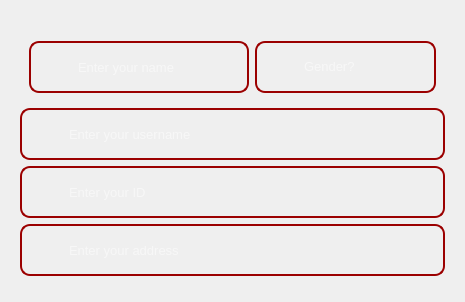
      <widget class="QWidget" name="page_2">
       <layout class="QVBoxLayout" name="verticalLayout_9">
        <item>
         <widget class="QWidget" name="widget_8" native="true">
          <widget class="QLabel" name="label_9">
           <property name="geometry">
            <rect>
             <x>50</x>
             <y>0</y>
             <width>271</width>
             <height>51</height>
            </rect>
           </property>
           <property name="font">
            <font>
             <pointsize>20</pointsize>
             <italic>false</italic>
             <bold>true</bold>
            </font>
           </property>
           <property name="styleSheet">
            <string notr="true">color: black</string>
           </property>
           <property name="text">
            <string>Library Management</string>
           </property>
          </widget>
          <widget class="QLabel" name="label_18">
           <property name="geometry">
            <rect>
             <x>90</x>
             <y>50</y>
             <width>191</width>
             <height>41</height>
            </rect>
           </property>
           <property name="font">
            <font>
             <pointsize>18</pointsize>
             <bold>true</bold>
            </font>
           </property>
           <property name="styleSheet">
            <string notr="true">color: #9B0000</string>
           </property>
           <property name="text">
            <string>Forgot password</string>
           </property>
          </widget>
         </widget>
        </item>
        <item>
         <widget class="QWidget" name="widget_12" native="true">
          <widget class="QLabel" name="label_25">
           <property name="geometry">
            <rect>
             <x>10</x>
             <y>50</y>
             <width>351</width>
             <height>21</height>
            </rect>
           </property>
           <property name="font">
            <font>
             <pointsize>11</pointsize>
             <italic>true</italic>
            </font>
           </property>
           <property name="styleSheet">
            <string notr="true">color: black</string>
           </property>
           <property name="text">
            <string>Fill in correctly your information to get your password.</string>
           </property>
          </widget>
          <widget class="QWidget" name="widget_13" native="true">
           <property name="geometry">
            <rect>
             <x>0</x>
             <y>0</y>
             <width>139</width>
             <height>42</height>
            </rect>
           </property>
           <layout class="QHBoxLayout" name="horizontalLayout_20">
            <item>
             <widget class="QLabel" name="label_26">
              <property name="text">
               <string/>
              </property>
              <property name="pixmap">
               <pixmap resource="Resource.qrc">:/WhiteIcons/Resource/White/alert-circle.svg</pixmap>
              </property>
             </widget>
            </item>
            <item>
             <widget class="QLabel" name="label_24">
              <property name="font">
               <font>
                <pointsize>13</pointsize>
                <italic>false</italic>
                <bold>true</bold>
               </font>
              </property>
              <property name="styleSheet">
               <string notr="true">color: blue;</string>
              </property>
              <property name="text">
               <string>Instruction:</string>
              </property>
             </widget>
            </item>
           </layout>
          </widget>
          <widget class="QLabel" name="label_30">
           <property name="geometry">
            <rect>
             <x>10</x>
             <y>80</y>
             <width>351</width>
             <height>21</height>
            </rect>
           </property>
           <property name="font">
            <font>
             <pointsize>11</pointsize>
             <italic>true</italic>
            </font>
           </property>
           <property name="styleSheet">
            <string notr="true">color: black</string>
           </property>
           <property name="text">
            <string>Enter &quot;0&quot; in Gender if you are Male, enter &quot;1&quot; otherwise.</string>
           </property>
          </widget>
         </widget>
        </item>
        <item>
         <widget class="QWidget" name="widget_9" native="true">
          <layout class="QVBoxLayout" name="verticalLayout_8">
           <item>
            <widget class="QWidget" name="widget_10" native="true">
             <layout class="QHBoxLayout" name="horizontalLayout_14">
              <item>
               <widget class="QFrame" name="frame_14">
                <property name="minimumSize">
                 <size>
                  <width>220</width>
                  <height>0</height>
                 </size>
                </property>
                <property name="maximumSize">
                 <size>
                  <width>500</width>
                  <height>200</height>
                 </size>
                </property>
                <property name="styleSheet">
                 <string notr="true">#frame_14{
border-radius: 10px;
border: 2px solid #9B0000;
}</string>
                </property>
                <property name="frameShape">
                 <enum>QFrame::StyledPanel</enum>
                </property>
                <property name="frameShadow">
                 <enum>QFrame::Raised</enum>
                </property>
                <layout class="QHBoxLayout" name="horizontalLayout_15">
                 <item>
                  <widget class="QLabel" name="label_19">
                   <property name="minimumSize">
                    <size>
                     <width>30</width>
                     <height>30</height>
                    </size>
                   </property>
                   <property name="maximumSize">
                    <size>
                     <width>30</width>
                     <height>30</height>
                    </size>
                   </property>
                   <property name="text">
                    <string/>
                   </property>
                   <property name="pixmap">
                    <pixmap resource="Resource.qrc">:/WhiteIcons/Resource/White/user.svg</pixmap>
                   </property>
                   <property name="scaledContents">
                    <bool>true</bool>
                   </property>
                  </widget>
                 </item>
                 <item>
                  <widget class="QLineEdit" name="fullName_2">
                   <property name="minimumSize">
                    <size>
                     <width>0</width>
                     <height>30</height>
                    </size>
                   </property>
                   <property name="font">
                    <font>
                     <pointsize>10</pointsize>
                    </font>
                   </property>
                   <property name="styleSheet">
                    <string notr="true">color: white;
background-color: transparent;
border: none</string>
                   </property>
                   <property name="placeholderText">
                    <string>Enter your name</string>
                   </property>
                  </widget>
                 </item>
                </layout>
               </widget>
              </item>
              <item>
               <widget class="QFrame" name="frame_15">
                <property name="minimumSize">
                 <size>
                  <width>110</width>
                  <height>0</height>
                 </size>
                </property>
                <property name="styleSheet">
                 <string notr="true">#frame_15{
border-radius: 10px;
border: 2px solid #9B0000;
}</string>
                </property>
                <property name="frameShape">
                 <enum>QFrame::StyledPanel</enum>
                </property>
                <property name="frameShadow">
                 <enum>QFrame::Raised</enum>
                </property>
                <layout class="QHBoxLayout" name="horizontalLayout_16">
                 <item>
                  <widget class="QLabel" name="label_20">
                   <property name="minimumSize">
                    <size>
                     <width>30</width>
                     <height>30</height>
                    </size>
                   </property>
                   <property name="maximumSize">
                    <size>
                     <width>30</width>
                     <height>30</height>
                    </size>
                   </property>
                   <property name="styleSheet">
                    <string notr="true"/>
                   </property>
                   <property name="text">
                    <string/>
                   </property>
                   <property name="pixmap">
                    <pixmap resource="Resource.qrc">:/WhiteIcons/Resource/White/users.svg</pixmap>
                   </property>
                   <property name="scaledContents">
                    <bool>true</bool>
                   </property>
                  </widget>
                 </item>
                 <item>
                  <widget class="QLineEdit" name="gender_2">
                   <property name="font">
                    <font>
                     <pointsize>10</pointsize>
                    </font>
                   </property>
                   <property name="styleSheet">
                    <string notr="true">color: white;
background-color: transparent;
border: none</string>
                   </property>
                   <property name="echoMode">
                    <enum>QLineEdit::Normal</enum>
                   </property>
                   <property name="placeholderText">
                    <string>Gender?</string>
                   </property>
                  </widget>
                 </item>
                </layout>
               </widget>
              </item>
             </layout>
            </widget>
           </item>
           <item>
            <widget class="QFrame" name="frame_18">
             <property name="minimumSize">
              <size>
               <width>250</width>
               <height>0</height>
              </size>
             </property>
             <property name="maximumSize">
              <size>
               <width>2000</width>
               <height>200</height>
              </size>
             </property>
             <property name="styleSheet">
              <string notr="true">#frame_18{
border-radius: 10px;
border: 2px solid #9B0000;
}</string>
             </property>
             <property name="frameShape">
              <enum>QFrame::StyledPanel</enum>
             </property>
             <property name="frameShadow">
              <enum>QFrame::Raised</enum>
             </property>
             <layout class="QHBoxLayout" name="horizontalLayout_19">
              <item>
               <widget class="QLabel" name="label_23">
                <property name="minimumSize">
                 <size>
                  <width>30</width>
                  <height>30</height>
                 </size>
                </property>
                <property name="maximumSize">
                 <size>
                  <width>30</width>
                  <height>30</height>
                 </size>
                </property>
                <property name="text">
                 <string/>
                </property>
                <property name="pixmap">
                 <pixmap resource="Resource.qrc">:/WhiteIcons/Resource/White/user.svg</pixmap>
                </property>
                <property name="scaledContents">
                 <bool>true</bool>
                </property>
               </widget>
              </item>
              <item>
               <widget class="QLineEdit" name="username_2">
                <property name="minimumSize">
                 <size>
                  <width>0</width>
                  <height>30</height>
                 </size>
                </property>
                <property name="font">
                 <font>
                  <pointsize>10</pointsize>
                 </font>
                </property>
                <property name="styleSheet">
                 <string notr="true">color: white;
background-color: transparent;
border: none</string>
                </property>
                <property name="placeholderText">
                 <string>Enter your username</string>
                </property>
               </widget>
              </item>
             </layout>
            </widget>
           </item>
           <item>
            <widget class="QFrame" name="frame_16">
             <property name="minimumSize">
              <size>
               <width>250</width>
               <height>0</height>
              </size>
             </property>
             <property name="maximumSize">
              <size>
               <width>2000</width>
               <height>200</height>
              </size>
             </property>
             <property name="styleSheet">
              <string notr="true">#frame_16{
border-radius: 10px;
border: 2px solid #9B0000;
}</string>
             </property>
             <property name="frameShape">
              <enum>QFrame::StyledPanel</enum>
             </property>
             <property name="frameShadow">
              <enum>QFrame::Raised</enum>
             </property>
             <layout class="QHBoxLayout" name="horizontalLayout_17">
              <item>
               <widget class="QLabel" name="label_21">
                <property name="minimumSize">
                 <size>
                  <width>30</width>
                  <height>30</height>
                 </size>
                </property>
                <property name="maximumSize">
                 <size>
                  <width>30</width>
                  <height>30</height>
                 </size>
                </property>
                <property name="styleSheet">
                 <string notr="true"/>
                </property>
                <property name="text">
                 <string/>
                </property>
                <property name="pixmap">
                 <pixmap resource="Resource.qrc">:/WhiteIcons/Resource/White/hash.svg</pixmap>
                </property>
                <property name="scaledContents">
                 <bool>true</bool>
                </property>
               </widget>
              </item>
              <item>
               <widget class="QLineEdit" name="id_2">
                <property name="minimumSize">
                 <size>
                  <width>0</width>
                  <height>30</height>
                 </size>
                </property>
                <property name="font">
                 <font>
                  <pointsize>10</pointsize>
                 </font>
                </property>
                <property name="styleSheet">
                 <string notr="true">color: white;
background-color: transparent;
border: none</string>
                </property>
                <property name="placeholderText">
                 <string>Enter your ID</string>
                </property>
               </widget>
              </item>
             </layout>
            </widget>
           </item>
           <item>
            <widget class="QFrame" name="frame_17">
             <property name="minimumSize">
              <size>
               <width>250</width>
               <height>0</height>
              </size>
             </property>
             <property name="maximumSize">
              <size>
               <width>2000</width>
               <height>200</height>
              </size>
             </property>
             <property name="styleSheet">
              <string notr="true">#frame_17{
border-radius: 10px;
border: 2px solid #9B0000;
}</string>
             </property>
             <property name="frameShape">
              <enum>QFrame::StyledPanel</enum>
             </property>
             <property name="frameShadow">
              <enum>QFrame::Raised</enum>
             </property>
             <layout class="QHBoxLayout" name="horizontalLayout_18">
              <item>
               <widget class="QLabel" name="label_22">
                <property name="minimumSize">
                 <size>
                  <width>30</width>
                  <height>30</height>
                 </size>
                </property>
                <property name="maximumSize">
                 <size>
                  <width>30</width>
                  <height>30</height>
                 </size>
                </property>
                <property name="styleSheet">
                 <string notr="true"/>
                </property>
                <property name="text">
                 <string/>
                </property>
                <property name="pixmap">
                 <pixmap resource="Resource.qrc">:/WhiteIcons/Resource/White/home.svg</pixmap>
                </property>
                <property name="scaledContents">
                 <bool>true</bool>
                </property>
               </widget>
              </item>
              <item>
               <widget class="QLineEdit" name="address_2">
                <property name="minimumSize">
                 <size>
                  <width>0</width>
                  <height>30</height>
                 </size>
                </property>
                <property name="font">
                 <font>
                  <pointsize>10</pointsize>
                 </font>
                </property>
                <property name="styleSheet">
                 <string notr="true">color: white;
background-color: transparent;
border: none</string>
                </property>
                <property name="placeholderText">
                 <string>Enter your address</string>
                </property>
               </widget>
              </item>
             </layout>
            </widget>
           </item>
          </layout>
         </widget>
        </item>
        <item>
         <widget class="QWidget" name="widget_11" native="true">
          <widget class="QPushButton" name="pushButton_6">
           <property name="geometry">
            <rect>
             <x>20</x>
             <y>30</y>
             <width>150</width>
             <height>31</height>
            </rect>
           </property>
           <property name="minimumSize">
            <size>
             <width>150</width>
             <height>0</height>
            </size>
           </property>
           <property name="maximumSize">
            <size>
             <width>200</width>
             <height>50</height>
            </size>
           </property>
           <property name="font">
            <font>
             <pointsize>15</pointsize>
             <bold>false</bold>
            </font>
           </property>
           <property name="styleSheet">
            <string notr="true">QPushButton{
color:  #F9DFDC;
background-color: #9B0000;
border-radius: 10px;
border: 2px solid  #9B0000;
}

QPushButton:hover{
background-color: #CD1818;
cursor: pointer;
}</string>
           </property>
           <property name="text">
            <string>S u b m i t</string>
           </property>
          </widget>
          <widget class="QPushButton" name="pushButton_7">
           <property name="geometry">
            <rect>
             <x>200</x>
             <y>30</y>
             <width>150</width>
             <height>31</height>
            </rect>
           </property>
           <property name="minimumSize">
            <size>
             <width>150</width>
             <height>0</height>
            </size>
           </property>
           <property name="maximumSize">
            <size>
             <width>200</width>
             <height>50</height>
            </size>
           </property>
           <property name="font">
            <font>
             <pointsize>15</pointsize>
             <bold>false</bold>
            </font>
           </property>
           <property name="styleSheet">
            <string notr="true">QPushButton{
color: black;
background-color: #C9CCD5;
border-radius: 10px;
border: 2px solid  #C9CCD5;
}

QPushButton:hover{
background-color: #DDDDDD;
cursor: pointer;
}</string>
           </property>
           <property name="text">
            <string>C a n c e l</string>
           </property>
          </widget>
         </widget>
        </item>
       </layout>
      </widget>
